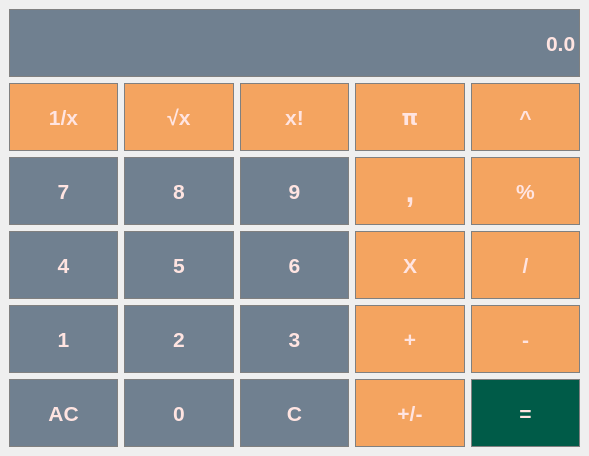
<?xml version="1.0" encoding="UTF-8"?>
<ui version="4.0">
 <class>Calculator</class>
 <widget class="QMainWindow" name="Calculator">
  <property name="geometry">
   <rect>
    <x>0</x>
    <y>0</y>
    <width>589</width>
    <height>456</height>
   </rect>
  </property>
  <property name="windowTitle">
   <string>Calculator</string>
  </property>
  <property name="styleSheet">
   <string notr="true"/>
  </property>
  <widget class="QWidget" name="centralwidget">
   <layout class="QGridLayout" name="gridLayout">
    <item row="2" column="3">
     <widget class="QPushButton" name="Button_dec">
      <property name="sizePolicy">
       <sizepolicy hsizetype="Preferred" vsizetype="Preferred">
        <horstretch>0</horstretch>
        <verstretch>0</verstretch>
       </sizepolicy>
      </property>
      <property name="font">
       <font>
        <family>Arial</family>
        <pointsize>24</pointsize>
        <italic>false</italic>
        <bold>true</bold>
        <kerning>true</kerning>
       </font>
      </property>
      <property name="styleSheet">
       <string notr="true">QPushButton{
	Background-color: #F4A460;
	Border: 1px solid gray;
	Color: #FFE4E1;
}

QPushButton:pressed{
	Background-color: #A9A9A9;
	Border: 1px solid gray;
	Color: #FFE4E1;
}</string>
      </property>
      <property name="text">
       <string>,</string>
      </property>
     </widget>
    </item>
    <item row="4" column="4">
     <widget class="QPushButton" name="Button_sub">
      <property name="sizePolicy">
       <sizepolicy hsizetype="Preferred" vsizetype="Preferred">
        <horstretch>0</horstretch>
        <verstretch>0</verstretch>
       </sizepolicy>
      </property>
      <property name="font">
       <font>
        <family>Arial</family>
        <pointsize>16</pointsize>
        <italic>false</italic>
        <bold>true</bold>
        <kerning>true</kerning>
       </font>
      </property>
      <property name="styleSheet">
       <string notr="true">QPushButton{
	Background-color: #F4A460;
	Border: 1px solid gray;
	Color: #FFE4E1;
}

QPushButton:pressed{
	Background-color: #A9A9A9;
	Border: 1px solid gray;
	Color: #FFE4E1;
}</string>
      </property>
      <property name="text">
       <string>-</string>
      </property>
     </widget>
    </item>
    <item row="1" column="4">
     <widget class="QPushButton" name="Button_pow">
      <property name="sizePolicy">
       <sizepolicy hsizetype="Preferred" vsizetype="Preferred">
        <horstretch>0</horstretch>
        <verstretch>0</verstretch>
       </sizepolicy>
      </property>
      <property name="font">
       <font>
        <family>Arial</family>
        <pointsize>16</pointsize>
        <bold>true</bold>
       </font>
      </property>
      <property name="styleSheet">
       <string notr="true">QPushButton{
	Background-color: #F4A460;
	Border: 1px solid gray;
	Color: #FFE4E1;
}

QPushButton:pressed{
	Background-color: #A9A9A9;
	Border: 1px solid gray;
	Color: #FFE4E1;
}</string>
      </property>
      <property name="text">
       <string>^</string>
      </property>
     </widget>
    </item>
    <item row="2" column="2">
     <widget class="QPushButton" name="Button_9">
      <property name="sizePolicy">
       <sizepolicy hsizetype="Preferred" vsizetype="Preferred">
        <horstretch>0</horstretch>
        <verstretch>0</verstretch>
       </sizepolicy>
      </property>
      <property name="font">
       <font>
        <family>Arial</family>
        <pointsize>16</pointsize>
        <italic>false</italic>
        <bold>true</bold>
        <kerning>true</kerning>
       </font>
      </property>
      <property name="styleSheet">
       <string notr="true">QPushButton{
	Background-color: #708090;
	Border: 1px solid gray;
	Color: #FFE4E1;
}

QPushButton:pressed{
	Background-color: #A9A9A9;
	Border: 1px solid gray;
	Color: #FFE4E1;
}</string>
      </property>
      <property name="text">
       <string>9</string>
      </property>
     </widget>
    </item>
    <item row="5" column="1">
     <widget class="QPushButton" name="Button_0">
      <property name="sizePolicy">
       <sizepolicy hsizetype="Preferred" vsizetype="Preferred">
        <horstretch>0</horstretch>
        <verstretch>0</verstretch>
       </sizepolicy>
      </property>
      <property name="font">
       <font>
        <family>Arial</family>
        <pointsize>16</pointsize>
        <italic>false</italic>
        <bold>true</bold>
        <kerning>true</kerning>
       </font>
      </property>
      <property name="styleSheet">
       <string notr="true">QPushButton{
	Background-color: #708090;
	Border: 1px solid gray;
	Color: #FFE4E1;
}

QPushButton:pressed{
	Background-color: #A9A9A9;
	Border: 1px solid gray;
	Color: #FFE4E1;
}</string>
      </property>
      <property name="text">
       <string>0</string>
      </property>
     </widget>
    </item>
    <item row="5" column="0">
     <widget class="QPushButton" name="Button_AC">
      <property name="sizePolicy">
       <sizepolicy hsizetype="Preferred" vsizetype="Preferred">
        <horstretch>0</horstretch>
        <verstretch>0</verstretch>
       </sizepolicy>
      </property>
      <property name="font">
       <font>
        <family>Arial</family>
        <pointsize>16</pointsize>
        <italic>false</italic>
        <bold>true</bold>
        <kerning>true</kerning>
       </font>
      </property>
      <property name="styleSheet">
       <string notr="true">QPushButton{
	Background-color: #708090;
	Border: 1px solid gray;
	Color: #FFE4E1;
}

QPushButton:pressed{
	Background-color: #A9A9A9;
	Border: 1px solid gray;
	Color: #FFE4E1;
}</string>
      </property>
      <property name="text">
       <string>AC</string>
      </property>
     </widget>
    </item>
    <item row="4" column="2">
     <widget class="QPushButton" name="Button_3">
      <property name="sizePolicy">
       <sizepolicy hsizetype="Preferred" vsizetype="Preferred">
        <horstretch>0</horstretch>
        <verstretch>0</verstretch>
       </sizepolicy>
      </property>
      <property name="font">
       <font>
        <family>Arial</family>
        <pointsize>16</pointsize>
        <italic>false</italic>
        <bold>true</bold>
        <kerning>true</kerning>
       </font>
      </property>
      <property name="styleSheet">
       <string notr="true">QPushButton{
	Background-color: #708090;
	Border: 1px solid gray;
	Color: #FFE4E1;
}

QPushButton:pressed{
	Background-color: #A9A9A9;
	Border: 1px solid gray;
	Color: #FFE4E1;
}</string>
      </property>
      <property name="text">
       <string>3</string>
      </property>
     </widget>
    </item>
    <item row="3" column="4">
     <widget class="QPushButton" name="Button_div">
      <property name="sizePolicy">
       <sizepolicy hsizetype="Preferred" vsizetype="Preferred">
        <horstretch>0</horstretch>
        <verstretch>0</verstretch>
       </sizepolicy>
      </property>
      <property name="font">
       <font>
        <family>Arial</family>
        <pointsize>16</pointsize>
        <italic>false</italic>
        <bold>true</bold>
        <kerning>true</kerning>
       </font>
      </property>
      <property name="styleSheet">
       <string notr="true">QPushButton{
	Background-color: #F4A460;
	Border: 1px solid gray;
	Color: #FFE4E1;
}

QPushButton:pressed{
	Background-color: #A9A9A9;
	Border: 1px solid gray;
	Color: #FFE4E1;
}</string>
      </property>
      <property name="text">
       <string>/</string>
      </property>
     </widget>
    </item>
    <item row="2" column="0">
     <widget class="QPushButton" name="Button_7">
      <property name="sizePolicy">
       <sizepolicy hsizetype="Preferred" vsizetype="Preferred">
        <horstretch>0</horstretch>
        <verstretch>0</verstretch>
       </sizepolicy>
      </property>
      <property name="font">
       <font>
        <family>Arial</family>
        <pointsize>16</pointsize>
        <italic>false</italic>
        <bold>true</bold>
        <kerning>true</kerning>
       </font>
      </property>
      <property name="styleSheet">
       <string notr="true">QPushButton{
	Background-color: #708090;
	Border: 1px solid gray;
	Color: #FFE4E1;
}

QPushButton:pressed{
	Background-color: #A9A9A9;
	Border: 1px solid gray;
	Color: #FFE4E1;
}</string>
      </property>
      <property name="text">
       <string>7</string>
      </property>
     </widget>
    </item>
    <item row="1" column="3">
     <widget class="QPushButton" name="Button_Pi">
      <property name="sizePolicy">
       <sizepolicy hsizetype="Preferred" vsizetype="Preferred">
        <horstretch>0</horstretch>
        <verstretch>0</verstretch>
       </sizepolicy>
      </property>
      <property name="font">
       <font>
        <family>Arial</family>
        <pointsize>16</pointsize>
        <bold>true</bold>
       </font>
      </property>
      <property name="styleSheet">
       <string notr="true">QPushButton{
	Background-color: #F4A460;
	Border: 1px solid gray;
	Color: #FFE4E1;
}

QPushButton:pressed{
	Background-color: #A9A9A9;
	Border: 1px solid gray;
	Color: #FFE4E1;
}</string>
      </property>
      <property name="text">
       <string>𝝿</string>
      </property>
     </widget>
    </item>
    <item row="1" column="2">
     <widget class="QPushButton" name="Button_factorial">
      <property name="sizePolicy">
       <sizepolicy hsizetype="Preferred" vsizetype="Preferred">
        <horstretch>0</horstretch>
        <verstretch>0</verstretch>
       </sizepolicy>
      </property>
      <property name="font">
       <font>
        <family>Arial</family>
        <pointsize>16</pointsize>
        <bold>true</bold>
       </font>
      </property>
      <property name="styleSheet">
       <string notr="true">QPushButton{
	Background-color: #F4A460;
	Border: 1px solid gray;
	Color: #FFE4E1;
}

QPushButton:pressed{
	Background-color: #A9A9A9;
	Border: 1px solid gray;
	Color: #FFE4E1;
}</string>
      </property>
      <property name="text">
       <string>x!</string>
      </property>
     </widget>
    </item>
    <item row="1" column="0">
     <widget class="QPushButton" name="Button_overX">
      <property name="sizePolicy">
       <sizepolicy hsizetype="Preferred" vsizetype="Preferred">
        <horstretch>0</horstretch>
        <verstretch>0</verstretch>
       </sizepolicy>
      </property>
      <property name="font">
       <font>
        <family>Arial</family>
        <pointsize>16</pointsize>
        <bold>true</bold>
       </font>
      </property>
      <property name="styleSheet">
       <string notr="true">QPushButton{
	Background-color: #F4A460;
	Border: 1px solid gray;
	Color: #FFE4E1;
}

QPushButton:pressed{
	Background-color: #A9A9A9;
	Border: 1px solid gray;
	Color: #FFE4E1;
}</string>
      </property>
      <property name="text">
       <string>1/x</string>
      </property>
     </widget>
    </item>
    <item row="3" column="3">
     <widget class="QPushButton" name="Button_multy">
      <property name="sizePolicy">
       <sizepolicy hsizetype="Preferred" vsizetype="Preferred">
        <horstretch>0</horstretch>
        <verstretch>0</verstretch>
       </sizepolicy>
      </property>
      <property name="font">
       <font>
        <family>Arial</family>
        <pointsize>16</pointsize>
        <italic>false</italic>
        <bold>true</bold>
        <kerning>true</kerning>
       </font>
      </property>
      <property name="styleSheet">
       <string notr="true">QPushButton{
	Background-color: #F4A460;
	Border: 1px solid gray;
	Color: #FFE4E1;
}

QPushButton:pressed{
	Background-color: #A9A9A9;
	Border: 1px solid gray;
	Color: #FFE4E1;
}</string>
      </property>
      <property name="text">
       <string>X</string>
      </property>
     </widget>
    </item>
    <item row="3" column="1">
     <widget class="QPushButton" name="Button_5">
      <property name="sizePolicy">
       <sizepolicy hsizetype="Preferred" vsizetype="Preferred">
        <horstretch>0</horstretch>
        <verstretch>0</verstretch>
       </sizepolicy>
      </property>
      <property name="font">
       <font>
        <family>Arial</family>
        <pointsize>16</pointsize>
        <italic>false</italic>
        <bold>true</bold>
        <kerning>true</kerning>
       </font>
      </property>
      <property name="styleSheet">
       <string notr="true">QPushButton{
	Background-color: #708090;
	Border: 1px solid gray;
	Color: #FFE4E1;
}

QPushButton:pressed{
	Background-color: #A9A9A9;
	Border: 1px solid gray;
	Color: #FFE4E1;
}</string>
      </property>
      <property name="text">
       <string>5</string>
      </property>
     </widget>
    </item>
    <item row="0" column="0" colspan="5">
     <widget class="QLineEdit" name="Display">
      <property name="sizePolicy">
       <sizepolicy hsizetype="Expanding" vsizetype="Preferred">
        <horstretch>0</horstretch>
        <verstretch>0</verstretch>
       </sizepolicy>
      </property>
      <property name="font">
       <font>
        <family>Arial</family>
        <pointsize>16</pointsize>
        <bold>true</bold>
       </font>
      </property>
      <property name="cursor">
       <cursorShape>ArrowCursor</cursorShape>
      </property>
      <property name="layoutDirection">
       <enum>Qt::LeftToRight</enum>
      </property>
      <property name="styleSheet">
       <string notr="true">QLineEdit{
	Background-color: #708090;
	Border: 1px solid gray;
	Color: #FFE4E1;
}</string>
      </property>
      <property name="text">
       <string>0.0</string>
      </property>
      <property name="alignment">
       <set>Qt::AlignRight|Qt::AlignTrailing|Qt::AlignVCenter</set>
      </property>
     </widget>
    </item>
    <item row="4" column="1">
     <widget class="QPushButton" name="Button_2">
      <property name="sizePolicy">
       <sizepolicy hsizetype="Preferred" vsizetype="Preferred">
        <horstretch>0</horstretch>
        <verstretch>0</verstretch>
       </sizepolicy>
      </property>
      <property name="font">
       <font>
        <family>Arial</family>
        <pointsize>16</pointsize>
        <italic>false</italic>
        <bold>true</bold>
        <kerning>true</kerning>
       </font>
      </property>
      <property name="styleSheet">
       <string notr="true">QPushButton{
	Background-color: #708090;
	Border: 1px solid gray;
	Color: #FFE4E1;
}

QPushButton:pressed{
	Background-color: #A9A9A9;
	Border: 1px solid gray;
	Color: #FFE4E1;
}</string>
      </property>
      <property name="text">
       <string>2</string>
      </property>
     </widget>
    </item>
    <item row="5" column="2">
     <widget class="QPushButton" name="Button_C">
      <property name="sizePolicy">
       <sizepolicy hsizetype="Preferred" vsizetype="Preferred">
        <horstretch>0</horstretch>
        <verstretch>0</verstretch>
       </sizepolicy>
      </property>
      <property name="font">
       <font>
        <family>Arial</family>
        <pointsize>16</pointsize>
        <italic>false</italic>
        <bold>true</bold>
        <kerning>true</kerning>
       </font>
      </property>
      <property name="styleSheet">
       <string notr="true">QPushButton{
	Background-color: #708090;
	Border: 1px solid gray;
	Color: #FFE4E1;
}

QPushButton:pressed{
	Background-color: #A9A9A9;
	Border: 1px solid gray;
	Color: #FFE4E1;
}</string>
      </property>
      <property name="text">
       <string>C</string>
      </property>
     </widget>
    </item>
    <item row="2" column="1">
     <widget class="QPushButton" name="Button_8">
      <property name="sizePolicy">
       <sizepolicy hsizetype="Preferred" vsizetype="Preferred">
        <horstretch>0</horstretch>
        <verstretch>0</verstretch>
       </sizepolicy>
      </property>
      <property name="font">
       <font>
        <family>Arial</family>
        <pointsize>16</pointsize>
        <italic>false</italic>
        <bold>true</bold>
        <kerning>true</kerning>
       </font>
      </property>
      <property name="styleSheet">
       <string notr="true">QPushButton{
	Background-color: #708090;
	Border: 1px solid gray;
	Color: #FFE4E1;
}

QPushButton:pressed{
	Background-color: #A9A9A9;
	Border: 1px solid gray;
	Color: #FFE4E1;
}</string>
      </property>
      <property name="text">
       <string>8</string>
      </property>
     </widget>
    </item>
    <item row="3" column="0">
     <widget class="QPushButton" name="Button_4">
      <property name="sizePolicy">
       <sizepolicy hsizetype="Preferred" vsizetype="Preferred">
        <horstretch>0</horstretch>
        <verstretch>0</verstretch>
       </sizepolicy>
      </property>
      <property name="font">
       <font>
        <family>Arial</family>
        <pointsize>16</pointsize>
        <italic>false</italic>
        <bold>true</bold>
        <kerning>true</kerning>
       </font>
      </property>
      <property name="styleSheet">
       <string notr="true">QPushButton{
	Background-color: #708090;
	Border: 1px solid gray;
	Color: #FFE4E1;
}

QPushButton:pressed{
	Background-color: #A9A9A9;
	Border: 1px solid gray;
	Color: #FFE4E1;
}</string>
      </property>
      <property name="text">
       <string>4</string>
      </property>
     </widget>
    </item>
    <item row="1" column="1">
     <widget class="QPushButton" name="Button_sqrt">
      <property name="sizePolicy">
       <sizepolicy hsizetype="Preferred" vsizetype="Preferred">
        <horstretch>0</horstretch>
        <verstretch>0</verstretch>
       </sizepolicy>
      </property>
      <property name="font">
       <font>
        <family>Arial</family>
        <pointsize>16</pointsize>
        <bold>true</bold>
       </font>
      </property>
      <property name="styleSheet">
       <string notr="true">QPushButton{
	Background-color: #F4A460;
	Border: 1px solid gray;
	Color: #FFE4E1;
}

QPushButton:pressed{
	Background-color: #A9A9A9;
	Border: 1px solid gray;
	Color: #FFE4E1;
}</string>
      </property>
      <property name="text">
       <string>√x</string>
      </property>
     </widget>
    </item>
    <item row="4" column="0">
     <widget class="QPushButton" name="Button_1">
      <property name="sizePolicy">
       <sizepolicy hsizetype="Preferred" vsizetype="Preferred">
        <horstretch>0</horstretch>
        <verstretch>0</verstretch>
       </sizepolicy>
      </property>
      <property name="font">
       <font>
        <family>Arial</family>
        <pointsize>16</pointsize>
        <italic>false</italic>
        <bold>true</bold>
        <kerning>true</kerning>
       </font>
      </property>
      <property name="styleSheet">
       <string notr="true">QPushButton{
	Background-color: #708090;
	Border: 1px solid gray;
	Color: #FFE4E1;
}

QPushButton:pressed{
	Background-color: #A9A9A9;
	Border: 1px solid gray;
	Color: #FFE4E1;
}</string>
      </property>
      <property name="text">
       <string>1</string>
      </property>
     </widget>
    </item>
    <item row="2" column="4">
     <widget class="QPushButton" name="Button_pc">
      <property name="sizePolicy">
       <sizepolicy hsizetype="Preferred" vsizetype="Preferred">
        <horstretch>0</horstretch>
        <verstretch>0</verstretch>
       </sizepolicy>
      </property>
      <property name="font">
       <font>
        <family>Arial</family>
        <pointsize>16</pointsize>
        <italic>false</italic>
        <bold>true</bold>
        <kerning>true</kerning>
       </font>
      </property>
      <property name="styleSheet">
       <string notr="true">QPushButton{
	Background-color: #F4A460;
	Border: 1px solid gray;
	Color: #FFE4E1;
}

QPushButton:pressed{
	Background-color: #A9A9A9;
	Border: 1px solid gray;
	Color: #FFE4E1;
}</string>
      </property>
      <property name="text">
       <string>%</string>
      </property>
     </widget>
    </item>
    <item row="5" column="3">
     <widget class="QPushButton" name="Button_sign">
      <property name="sizePolicy">
       <sizepolicy hsizetype="Preferred" vsizetype="Preferred">
        <horstretch>0</horstretch>
        <verstretch>0</verstretch>
       </sizepolicy>
      </property>
      <property name="font">
       <font>
        <family>Arial</family>
        <pointsize>16</pointsize>
        <italic>false</italic>
        <bold>true</bold>
        <kerning>true</kerning>
       </font>
      </property>
      <property name="styleSheet">
       <string notr="true">QPushButton{
	Background-color: #F4A460;
	Border: 1px solid gray;
	Color: #FFE4E1;
}

QPushButton:pressed{
	Background-color: #A9A9A9;
	Border: 1px solid gray;
	Color: #FFE4E1;
}</string>
      </property>
      <property name="text">
       <string>+/-</string>
      </property>
     </widget>
    </item>
    <item row="4" column="3">
     <widget class="QPushButton" name="Button_plus">
      <property name="sizePolicy">
       <sizepolicy hsizetype="Preferred" vsizetype="Preferred">
        <horstretch>0</horstretch>
        <verstretch>0</verstretch>
       </sizepolicy>
      </property>
      <property name="font">
       <font>
        <family>Arial</family>
        <pointsize>16</pointsize>
        <italic>false</italic>
        <bold>true</bold>
        <kerning>true</kerning>
       </font>
      </property>
      <property name="styleSheet">
       <string notr="true">QPushButton{
	Background-color: #F4A460;
	Border: 1px solid gray;
	Color: #FFE4E1;
}

QPushButton:pressed{
	Background-color: #A9A9A9;
	Border: 1px solid gray;
	Color: #FFE4E1;
}</string>
      </property>
      <property name="text">
       <string>+</string>
      </property>
     </widget>
    </item>
    <item row="3" column="2">
     <widget class="QPushButton" name="Button_6">
      <property name="sizePolicy">
       <sizepolicy hsizetype="Preferred" vsizetype="Preferred">
        <horstretch>0</horstretch>
        <verstretch>0</verstretch>
       </sizepolicy>
      </property>
      <property name="font">
       <font>
        <family>Arial</family>
        <pointsize>16</pointsize>
        <italic>false</italic>
        <bold>true</bold>
        <kerning>true</kerning>
       </font>
      </property>
      <property name="styleSheet">
       <string notr="true">QPushButton{
	Background-color: #708090;
	Border: 1px solid gray;
	Color: #FFE4E1;
}

QPushButton:pressed{
	Background-color: #A9A9A9;
	Border: 1px solid gray;
	Color: #FFE4E1;
}</string>
      </property>
      <property name="text">
       <string>6</string>
      </property>
     </widget>
    </item>
    <item row="5" column="4">
     <widget class="QPushButton" name="Button_equal">
      <property name="sizePolicy">
       <sizepolicy hsizetype="Preferred" vsizetype="Preferred">
        <horstretch>0</horstretch>
        <verstretch>0</verstretch>
       </sizepolicy>
      </property>
      <property name="font">
       <font>
        <family>Arial</family>
        <pointsize>16</pointsize>
        <italic>false</italic>
        <bold>true</bold>
        <kerning>true</kerning>
       </font>
      </property>
      <property name="styleSheet">
       <string notr="true">QPushButton{
	Background-color: #005B48;
	Border: 1px solid gray;
	Color: #FFE4E1;
}

QPushButton:pressed{
	Background-color: #A9A9A9;
	Border: 1px solid gray;
	Color: #FFE4E1;
}</string>
      </property>
      <property name="text">
       <string>=</string>
      </property>
     </widget>
    </item>
   </layout>
  </widget>
 </widget>
 <resources/>
 <connections/>
</ui>
